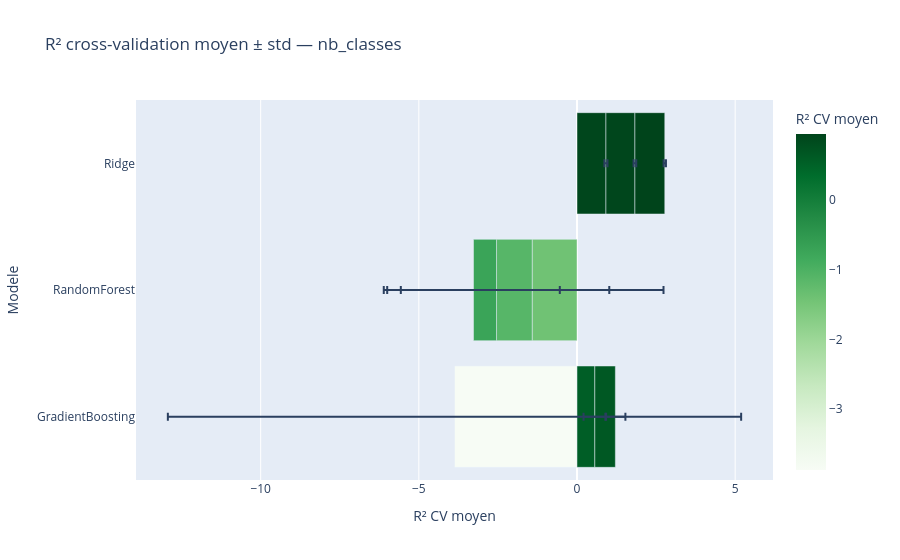

The notebook cell this image was saved under:
### Markdown cell above
## 4. Comparaison visuelle

**R² test** et **R² CV** permettent de détecter le surapprentissage (R² test << R² CV).

### Code cell
fig = px.bar(
    df_results.sort_values('cv_r2_mean'),
    x='cv_r2_mean', y='model',
    orientation='h',
    error_x='cv_r2_std',
    title=f'R² cross-validation moyen ± std — {TARGET}',
    labels={'cv_r2_mean': 'R² CV moyen', 'model': 'Modele'},
    color='cv_r2_mean',
    color_continuous_scale='Greens'
)
fig.show()

### Figure 1 — Plotly figure (JSON) as saved in the notebook; plotly's stock layout.template omitted (floating-point values rounded to 4 significant figures)
{"data": [{"error_x": {"array": [9.062, 4.152, 3.564, 2.728, 0.3563, 0.3172, 0.049, 0.0426, 0.0371]}, "hovertemplate": "R² CV moyen=%{marker.color}<br>Modele=%{y}<extra></extra>", "legendgroup": "", "marker": {"color": [-3.873, -1.417, -1.127, -0.728, 0.5636, 0.6495, 0.9151, 0.9161, 0.9439], "coloraxis": "coloraxis", "pattern": {"shape": ""}}, "name": "", "orientation": "h", "showlegend": false, "textposition": "auto", "type": "bar", "x": [-3.873, -1.417, -1.127, -0.728, 0.5636, 0.6495, 0.9151, 0.9161, 0.9439], "xaxis": "x", "y": ["GradientBoosting", "RandomForest", "RandomForest", "RandomForest", "GradientBoosting", "GradientBoosting", "Ridge", "Ridge", "Ridge"], "yaxis": "y"}], "layout": {"barmode": "relative", "coloraxis": {"autocolorscale": false, "colorbar": {"title": {"text": "R² CV moyen"}}, "colorscale": [[0, "rgb(247,252,245)"], [0.125, "rgb(229,245,224)"], [0.25, "rgb(199,233,192)"], [0.375, "rgb(161,217,155)"], [0.5, "rgb(116,196,118)"], [0.625, "rgb(65,171,93)"], [0.75, "rgb(35,139,69)"], [0.875, "rgb(0,109,44)"], [1, "rgb(0,68,27)"]]}, "legend": {"tracegroupgap": 0}, "title": {"text": "R² cross-validation moyen ± std — nb_classes"}, "xaxis": {"anchor": "y", "domain": [0, 1], "title": {"text": "R² CV moyen"}}, "yaxis": {"anchor": "x", "domain": [0, 1], "title": {"text": "Modele"}}}}
